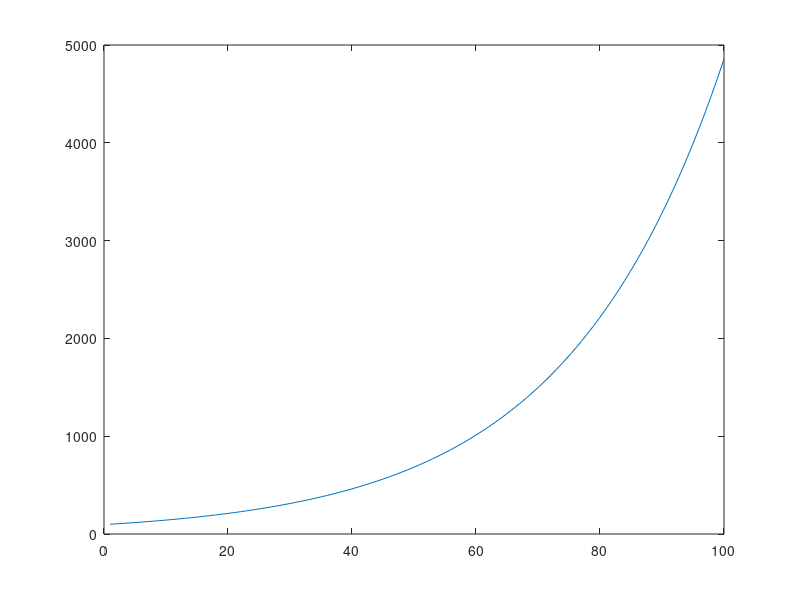

MATLAB code for this plot:
% cell division example
% 2/22/2023
tmax = 100;   % specify final time

n0 = 100;     % specify initial population
p = 0.26;      % survival fraction parameter

n = zeros(1,tmax);
n(1,1) = n0;
for i=2:tmax,
    n(1,i) = 4 * p * n(1,i-1);
end;

figure(1); plot(n); % open figure window & plot solution
